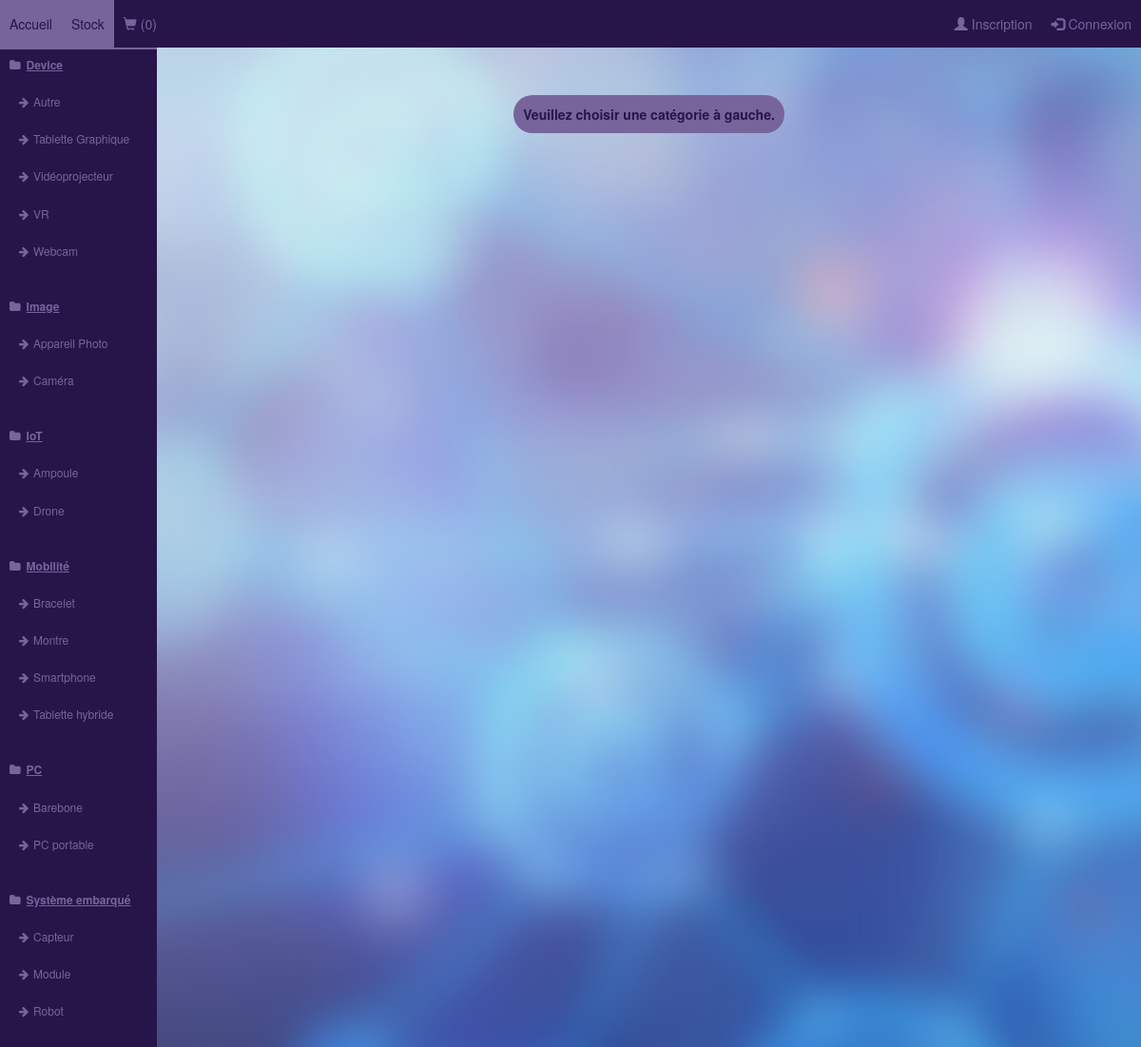
Page /materials.php on the committed database.
### tables this page shows
CREATE TABLE `categories` (
  `id` int(11) NOT NULL,
  `categorie` text NOT NULL
);

CREATE TABLE `sub_categories` (
  `id` int(11) NOT NULL,
  `sub_categorie` text NOT NULL,
  `id_cat` int(11) NOT NULL
);

### materials.php (the view, shortened to what this page needs)
<?php
include('mysql.php');
?>
<!DOCTYPE html>
<html>
<head>
</head>
<body>
	<div class="selection">
		<?php
		$query = $mysqli->query("select * from categories");
		if($query->num_rows != 0) {
			$cat_used = array();
			while($array = $query->fetch_array()) {
				$categorie = $array["categorie"];
				if(in_array($categorie, $cat_used)==false) {
					echo '<div class="main">';
					echo $categorie;
					echo'</div>';
					$query2 = $mysqli->query("select * from categories where categorie='".$categorie."'");
					while($array2 = $query2->fetch_array()) {
						$query22 = $mysqli->query("select * from sub_categories where id_cat='".$array2["id"]."'");
					while($array22 = $query22->fetch_array()) {
						echo "<br>";
						$sub = $array22["sub_categorie"];
						echo '<div class="sub" Onclick="get(this,\'';
						echo $array22["id"];
						echo '\')">';
						echo $sub;
						echo '</div>';
					}
				}
					echo "<br><br>";
					array_push($cat_used, $categorie);
				}
			}
		}
echo '</div>';
?>
	<center>
		<div class="content">
			<div class="defaut">
				Veuillez choisir une catégorie à gauche.
			</div>
		</div>
	</center>
</body>
</html>

### mysql.php (shortened to what this page needs)
<?php
if(basename($_SERVER['PHP_SELF']) != "material-get.php") {
include('navbar.php');
}
?>
<link rel="stylesheet" href="https://maxcdn.bootstrapcdn.com/bootstrap/3.3.7/css/bootstrap.min.css">
<link rel="stylesheet" href="https://cdnjs.cloudflare.com/ajax/libs/font-awesome/4.7.0/css/font-awesome.min.css">

### navbar.php (shortened to what this page needs)
<div class="navbar2">
  <ul>
    <?php
    $path = basename($_SERVER['PHP_SELF']);
    if($path == "index.php") {
     echo '<li class="active">Accueil</li>';
   }
   else {
     echo '<li><a class="link" href="index.php">Accueil</a></li>';
   }
 if($path == "materials.php") {
   echo '<li class="active">Stock</li>';
 }
 else {
   echo '<li><a class="link" href="materials.php">Stock</a></li>';
 }
 if($_SESSION["panier"] != null) {
  $count = count($_SESSION["panier"]);
}
else {
 $count = 0;
}
if($path == "panier.php") {
 echo '<li class="active"><span class="glyphicon glyphicon-shopping-cart"></span> ('; echo $count; echo')</li>';
}
else {
 echo '<li><a class="link" href="panier.php"><span class="glyphicon glyphicon-shopping-cart"></span> ('; echo $count; echo')</a></li>';
}
?>
<div class="right">
  <?php
  if($_SESSION["token"] == null) {
    if($path == "register.php") {
      echo '<li class="active"><span class="glyphicon glyphicon-user"></span> Inscription</li>';
    }
    else {
      echo '<li><a class="link" href="register.php"><span class="glyphicon glyphicon-user"></span> Inscription</a></li>';
    }
    if($path == "login.php") {
      echo '<li class="active"><span class="glyphicon glyphicon-log-in"></span> Connexion</li>';
    }
    else {
      echo '<li><a class="link" href="login.php"><span class="glyphicon glyphicon-log-in"></span> Connexion</a></li>';
    }
}
?>
</div>
</ul>
</div>

### navbar.php (style rules this page uses)
.link { text-decoration:none!important; }
ul { margin: 0; padding: 0; overflow: hidden; }
.navbar2 .active { background-color:#77649b; color:#271549; }
li { padding-left:10px; padding-right:10px; float:left; list-style-type: none; display: block; color:#77649b; }
.right { float: right; }
.navbar2 { border-radius:0px; background-color: #271549; line-height:50px; height:50px; }
.navbar2 .link { color:#77649b!important; display:block; }
body { background-image: url("background.jpg"); background-repeat: no-repeat; }

### materials.php (style rules this page uses)
.selection { float:left; width:165px; border-top: 2px #77649b solid; display:inline-block; padding:8px; min-height:600px; color:#77649b; background-color:#271549; }
.selection >.sub { list-style-type: none; font-size:12px; text-indent:15px; }
.selection >.main { list-style-type: none; font-size:12px; text-indent:10px; }
.main:before { content: "\f07b"; font-family: FontAwesome; display: inline-block; margin-left: -1.5em; width: 2.3em; }
.sub { cursor: pointer; }
.sub:before { content: "\f061"; font-family: FontAwesome; display: inline-block; margin-left: -1.5em; width: 2.5em; }
.defaut { border-radius:200px; text-decoration: none; color:#271549; background-color:#77649b; display:inline-block; padding:10px; font-weight:bold; }
.selection .main { font-weight:bold; text-decoration:underline; }
.content { margin-top:50px; }

### rows in the picture
categories: categorie "Device"
sub_categories: sub_categorie "Autre"
sub_categories: sub_categorie "Tablette Graphique"
sub_categories: sub_categorie "Vidéoprojecteur"
sub_categories: sub_categorie "VR"
sub_categories: sub_categorie "Webcam"
categories: categorie "Image"
sub_categories: sub_categorie "Appareil Photo"
sub_categories: sub_categorie "Caméra"
categories: categorie "IoT"
sub_categories: sub_categorie "Ampoule"
sub_categories: sub_categorie "Drone"
categories: categorie "Mobilité"
sub_categories: sub_categorie "Bracelet"
sub_categories: sub_categorie "Montre"
sub_categories: sub_categorie "Smartphone"
sub_categories: sub_categorie "Tablette hybride"
categories: categorie "PC"
sub_categories: sub_categorie "Barebone"
sub_categories: sub_categorie "PC portable"
categories: categorie "Système embarqué"
sub_categories: sub_categorie "Capteur"
sub_categories: sub_categorie "Module"
sub_categories: sub_categorie "Robot"

### other values in the picture
$count "0"
